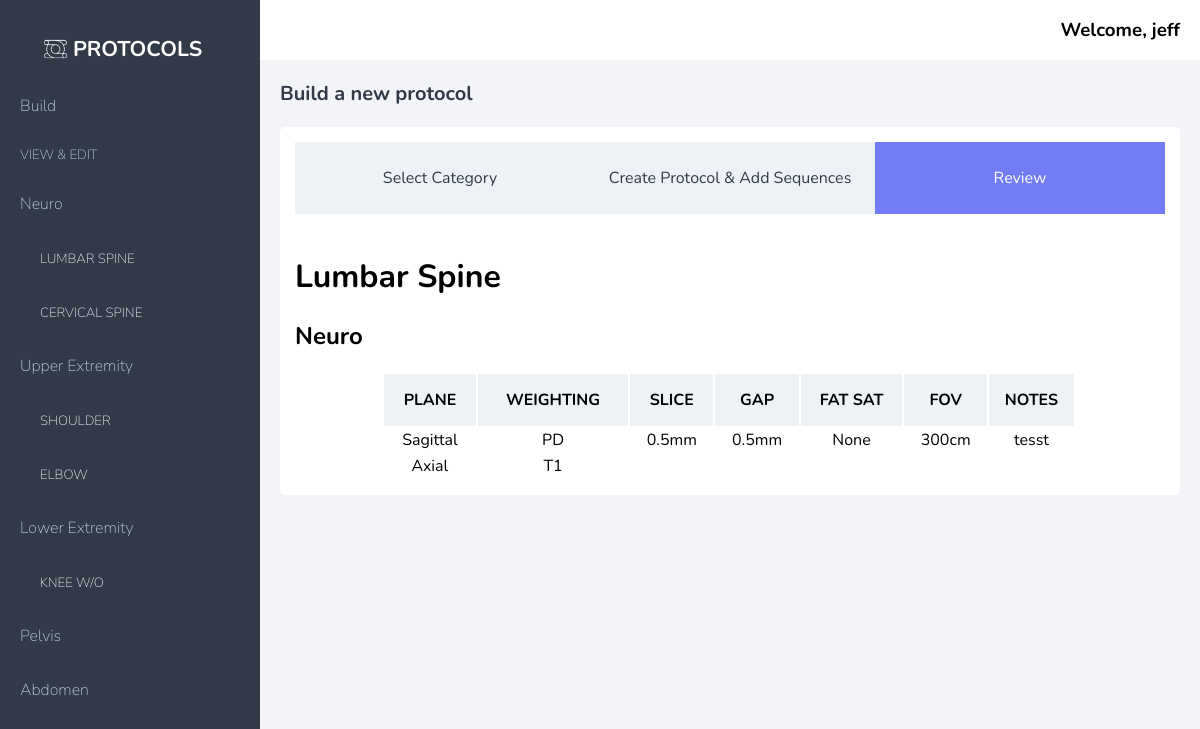
/review/1 (signed in), run on the app's committed database.
### app/models.py (models this page shows)
class Category (models.Model):
    name = models.CharField(max_length=255)
    created_at = models.DateTimeField(auto_now_add=True)
    updated_at = models.DateTimeField(auto_now=True)

class Protocol(models.Model):
    name = models.CharField(max_length=255)
    category = models.ForeignKey(Category, related_name='protocols', on_delete=models.CASCADE)
    created_at = models.DateTimeField(auto_now_add=True)
    updated_at = models.DateTimeField(auto_now=True)
    objects = ScanManager()

class User(models.Model):
    email = models.CharField(max_length=255)
    facility = models.CharField(max_length=255)
    first_name = models.CharField(max_length=255)
    last_name = models.CharField(max_length=255)
    password = models.CharField(max_length=255)
    created_at = models.DateTimeField(auto_now_add=True)
    updated_at = models.DateTimeField(auto_now=True)
    objects = UserManager()

class Sequence(models.Model):
    plane = models.CharField(max_length=255)
    weighting = models.CharField(max_length=255)
    slice = models.CharField(max_length=255, blank=True)
    gap = models.CharField(max_length=255, blank=True)
    fat_sat = models.CharField(max_length=255)
    fov = models.CharField(max_length=255, blank=True)
    notes = models.CharField(max_length=255, blank=True)
    protocol = models.ForeignKey(Protocol, related_name='sequences', on_delete=models.CASCADE)
    created_at = models.DateTimeField(auto_now_add=True)
    updated_at = models.DateTimeField(auto_now=True)
    objects = ScanManager()

### app/views.py (the view)
# urls.py: path('review/<int:id>', views.review),
def review (request,id):
    if 'user_id' not in request.session:
        return redirect ('/')
    else:
        protocol_id = id
        selected = Protocol.objects.get(id=protocol_id)
        context = {
            'protocols': Protocol.objects.all(),
            'category': Category.objects.all(),
            'user': User.objects.get(id=request.session['user_id']),
            'current_protocol': selected
        }
        return render (request, 'review.html', context)

### app/templates/review.html (shortened to what this page needs)
<!DOCTYPE html>
<html lang="en">
<head>
    {%load static%}
    <link rel="stylesheet" href="{%static 'style2.css'%}">
</head>
<body>
    <div class="wrapper">
        <div class="left_nav">
            <div class="navhead">
                <img src="{%static 'logo.png'%}" id="logo">
                <h1>PROTOCOLS</h1>
            </div>
            <div class="main_nav">
                <h3><a href="/build">Build</a></h3>
                <h3 class="section">VIEW & EDIT</h3>
                {%for category in category%}
                    <h3>{{category.name}}</h3>
                        {%for protocol in category.protocols.all%}
                        <p><a href="/details/{{protocol.id}}" class="protocol_link">{{protocol.name}}</a></p>
                        {%endfor%}
                {%endfor%}
            </div>
        </div>
        <div class="main">
            <div class="header">
                <h3>Welcome, {{user.first_name}}</h3>
            </div>
            <div class="content">
                <div class="title">
                    <h1>Build a new protocol</h1>
                </div>
                <div class="card">
                    <div class="flow">
                        <div class="tab">Select Category</div>
                        <div class="tab">Create Protocol & Add Sequences</div>
                        <div class="tab current">Review</div>
                    </div>
                    <h1>{{current_protocol.name}}</h1>
                    <h2>{{current_protocol.category.name}}</h2>
                    <table class="sequence">
                        <tr>
                            <th>PLANE</th>
                            <th>WEIGHTING</th>
                            <th>SLICE</th>
                            <th>GAP</th>
                            <th>FAT SAT</th>
                            <th>FOV</th>
                            <th>NOTES</th>
                        </tr>
                        {%for sequence in current_protocol.sequences.all%}
                            <tr>
                                <td>{{sequence.plane}}</td>
                                <td>{{sequence.weighting}}</td>
                                <td>{{sequence.slice}}</td>
                                <td>{{sequence.gap}}</td>
                                <td>{{sequence.fat_sat}}</td>
                                <td>{{sequence.fov}}</td>
                                <td>{{sequence.notes}}</td>
                            </tr>
                        {%endfor%}
                    </table>
                </div>
            </div>
        </div>
    </div>
</body>
</html>

### app/static/style2.css (style rules this page uses)
body { margin: 0px; padding: 0px; font-family: 'Nunito', sans-serif; background-color: #F2F4F7; }
.wrapper { display: flex; }
.left_nav { width: 260px; background-color: #313A46; height: 100vh; display: flex; flex-direction: column; }
#logo { height: 45px; margin-top: 10px; margin-left: -25px; }
.navhead { text-align: center; width: 260px; display: flex; justify-content: center; margin-top: 20px; }
.navhead h1 { color: white; font-size: 16pt; margin-left: -5px; }
.main_nav { display: flex; width: 220px; margin: 0 auto; flex-direction: column; }
.main_nav h3 { color: #bccee4; font-size: 12pt; font-weight: 200; }
.main_nav .section { font-size: 10pt; font-weight: 200; }
.main { display: flex; flex-direction: column; flex-grow: 1; }
.header { height: 40px; background-color: white; padding: 10px 20px;; display: flex; align-items: center; justify-content: flex-end; }
.header h3 { margin: 0px; }
.content { padding: 20px; }
.card { background-color: white; padding: 15px; min-height: 200px; border-radius: 5px; margin-top: 20px; }
.title { color: #313A46; }
.title h1 { margin: 0px; font-size: 15pt; color: #313A46; }
.flow { display: flex; justify-content: space-between; }
.tab { width: 100%; margin: 0 auto; background-color: #EEF2F7; text-align: center; padding: 25px 0px; margin-bottom: 20px; color: #313A46; }
.current { background-color: #727CF5; color: white; }
.sequence { width: 80%; margin: 0 auto; }
td { text-align: center; vertical-align: middle; }
tr th { background-color: #EEF2F7; padding: 15px 0px; vertical-align: middle; }
.main_nav a { color: #bccee4; font-size: 12pt; font-weight: 200; text-decoration: none; }
.main_nav .protocol_link { color: #EEF2F7; font-size: 10pt; margin-left: 20px; text-transform: uppercase; }

### data on the page
Category: name "Neuro"
Protocol: name "LUMBAR SPINE", name "Lumbar Spine", category.name "Neuro"
Protocol: name "CERVICAL SPINE"
Category: name "Upper Extremity"
Protocol: name "SHOULDER"
Protocol: name "ELBOW"
Category: name "Lower Extremity"
Protocol: name "KNEE W/O"
Category: name "Pelvis"
Category: name "Abdomen"
User: first_name "jeff"
Sequence: plane "Sagittal", weighting "PD", slice "0.5mm", gap "0.5mm", fat_sat "None", fov "300cm", notes "tesst"
Sequence: plane "Axial", weighting "T1"
